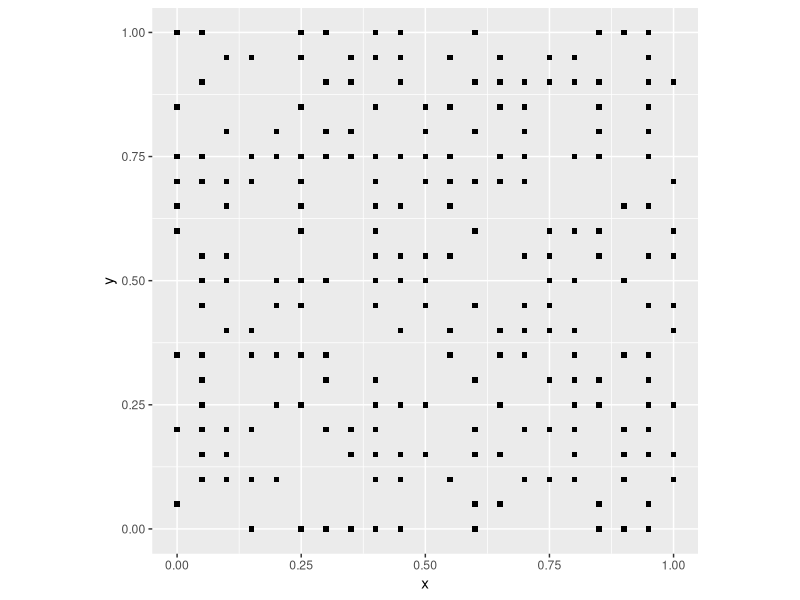
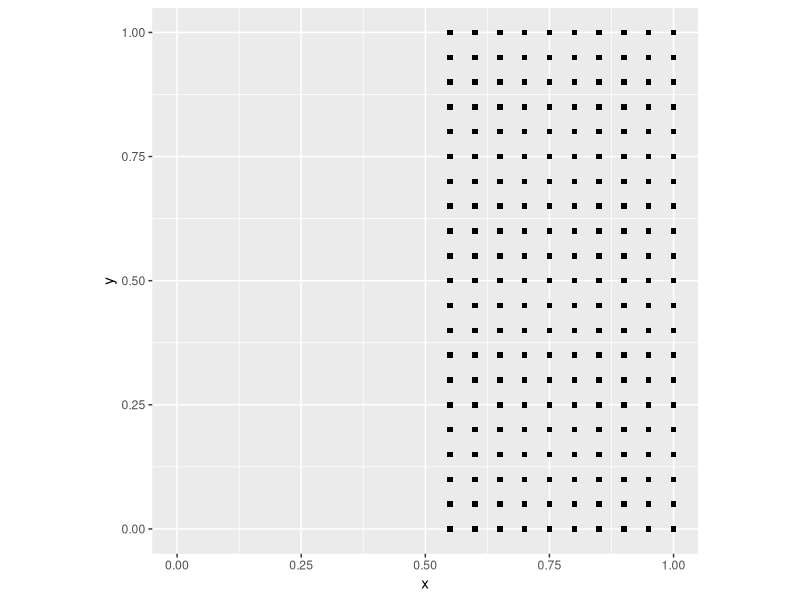
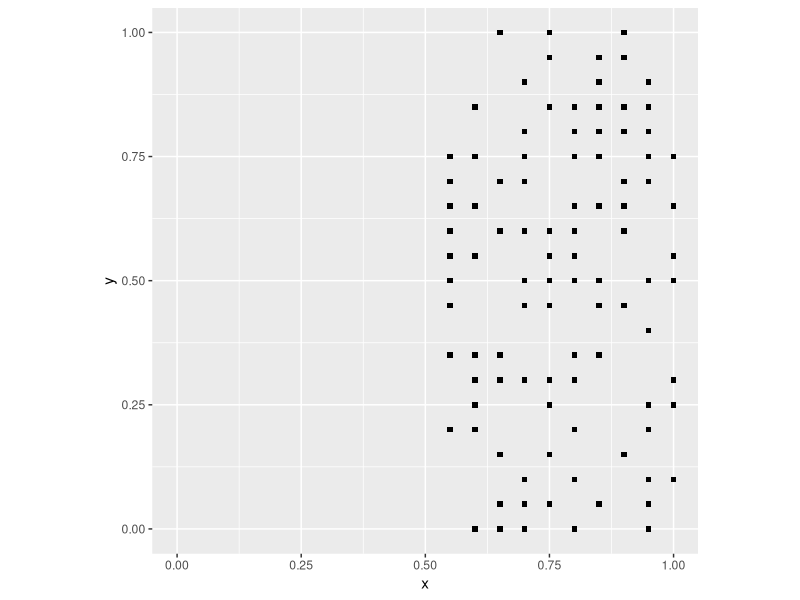

Write R code to recreate these figures, in order.
## ---- chunk 1
rm(list = ls())
## ---- chunk 2
library(tidyverse)
## ---- chunk 3
coords <- expand.grid(x = seq(from = 0, to = 1, by = 0.05), y = seq(from = 0, to = 1, by = 0.05))
## ---- chunk 4
events <- rbinom(n = nrow(coords), size = 1, prob = 0.5)
null_pattern <- data.frame(coords, events)
ggplot() + 
  geom_point(data = subset(null_pattern, events == 1), aes(x = x, y = y), shape = 15) +
  coord_fixed()
## ---- chunk 5
deterministic_point_pattern <- coords
deterministic_point_pattern <- mutate(deterministic_point_pattern, events = round(x))
ggplot() + 
  geom_point(data = subset(deterministic_point_pattern, events == 1), aes(x = x, y = y), shape = 15) +
  xlim(0, 1) +
  coord_fixed()
## ---- chunk 6
stochastic_point_pattern <- coords
stochastic_point_pattern <- 
  mutate(stochastic_point_pattern, 
         events = round(x) - round(x) * rbinom(n = nrow(coords), size = 1, prob = 0.5))
ggplot() + 
  geom_point(data = subset(stochastic_point_pattern, events == 1), aes(x = x, y = y), shape = 15) +
  xlim(0, 1) +
  coord_fixed()
